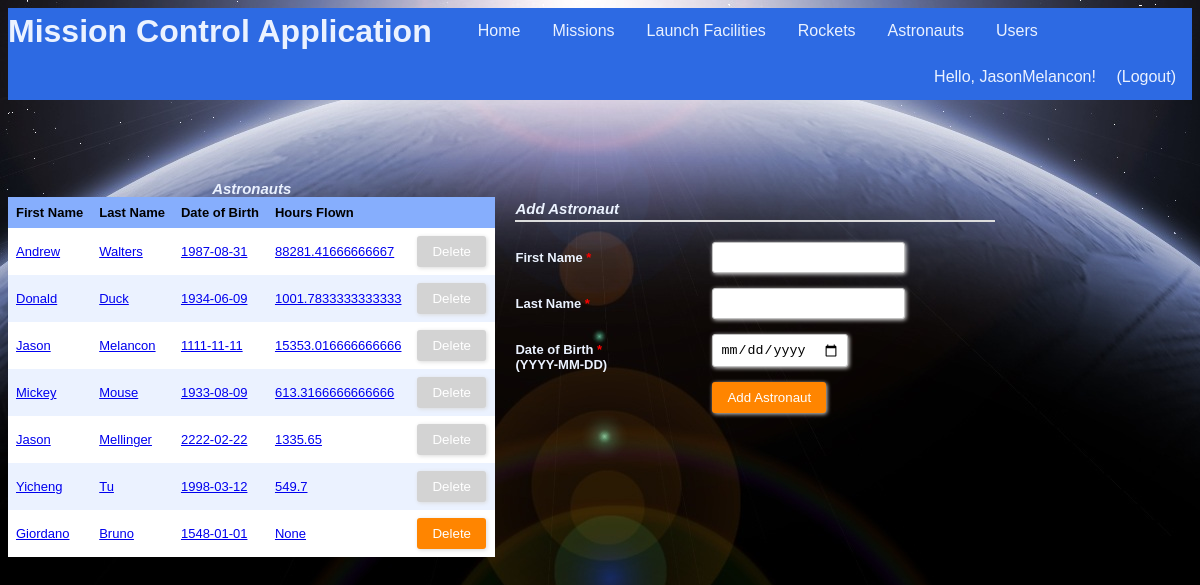
The page /astronauts (signed in) on the database its author committed.
### tables this page shows
CREATE TABLE "Users" (
	`uid`	INTEGER NOT NULL PRIMARY KEY AUTOINCREMENT,
	`firstName`	TEXT NOT NULL,
	`lastName`	TEXT NOT NULL,
	`username`	TEXT NOT NULL UNIQUE,
	`password`	TEXT NOT NULL,
	`regTime`	TEXT NOT NULL,
	`lastLoginTime`	TEXT,
	`pid`	INTEGER NOT NULL
);

CREATE TABLE "Astronauts" (
	`aid`	INTEGER NOT NULL PRIMARY KEY AUTOINCREMENT,
	`firstName`	TEXT NOT NULL,
	`lastName`	TEXT NOT NULL,
	`dob`	TEXT NOT NULL
);

### app.py (the view, shortened to what this page needs)
@app.route("/astronauts", methods=["GET", "POST"])
@login_required
def showAstronauts():
    conn = sqlite3.connect(dbPath)
    conn.row_factory = sqlite3.Row
    c = conn.cursor()
    c.execute("SELECT aid, A.aid IN (SELECT aid FROM Crew) AS cannotDelete, firstName, lastName, dob, (SELECT SUM((strftime('%s',M.landTime) - strftime('%s',M.launchTime))/3600.0) FROM Mission M, Crew C WHERE M.mid = C.mid AND C.aid = A.aid) AS hoursFlown FROM Astronauts A")
    results = c.fetchall()
    formInputs = [['firstName', 'text', 'First Name', []], ['lastName', 'text', 'Last Name', []], ['dob', 'date', 'Date of Birth', []]]
    conn.commit()
    conn.close()
    return render_template("astronauts.html", headers=("First Name","Last Name","Date of Birth","Hours Flown"), rows=results, inputs=formInputs)

### app.py (called while the page is built)
@login_manager.user_loader
def load_user(username):
    userRecord = DBgetUser(username)
    if userRecord:
        return User(userRecord["username"], userRecord["password"], True)
    return None

def DBgetUser(username):
    conn = sqlite3.connect(dbPath)
    conn.row_factory = sqlite3.Row
    c = conn.cursor()
    c.execute("SELECT * from Users WHERE username = ?", (username,))
    userRecord = c.fetchone()
    conn.close()
    return userRecord

### templates/astronauts.html (shortened to what this page needs)
{% extends "main_template.html" %}
{% from 'macros.html' import GenerateTable, GenerateFormToAddEntry %}
{% block body %}
<section style="float:left">
	{{ GenerateTable('Astronauts', headers, rows, 'aid') }}
</section>
<section style="float:left">
	{{ GenerateFormToAddEntry('Add Astronaut', inputs) }}
</section>
{% endblock %}

### templates/main_template.html (shortened to what this page needs)
<!DOCTYPE html>
<html>
	<head>
		<link rel="stylesheet" type= "text/css" href="{{ url_for('static', filename='styles.css') }}">
	</head>
	<body>
		<header>
			<ul class="nav">
				<h1 class="nav">Mission Control Application</h1>
				<li class="nav"><a class="nav" href="{{ url_for('index') }}">Home</a></li>
				{% if current_user.is_authenticated %}
				<li class="nav"><a class="nav" href="{{ url_for('showMissions') }}">Missions</a></li>
				<li class="nav"><a class="nav" href="{{ url_for('showFacilities') }}">Launch Facilities</a></li>
				<li class="nav"><a class="nav" href="{{ url_for('showRockets') }}">Rockets</a></li>
				<li class="nav"><a class="nav" href="{{ url_for('showAstronauts') }}">Astronauts</a></li>
				<li class="nav"><a class="nav" href="{{ url_for('showUsers') }}">Users</a></li>
				{% endif %}
				<div class="user-greeting">
					{% if current_user.is_authenticated %}
  						Hello, {{ current_user.id }}!    <a class="nav" href="{{ url_for('showLogout') }}">(Logout)</a>
					{% else %}
						Hello, guest!    <a class="nav" href="{{ url_for('showLogin') }}">Login</a><a class="nav" href="{{ url_for('showSignup') }}">Sign Up</a>
					{% endif %}
				</div>
			</ul>
		</header>
		{% block body %}{% endblock %}
	</body>
</html>

### templates/macros.html (shortened to what this page needs)
{% macro GenerateTable(title, headers, rows, keyName) %}
	{% if rows %}
		<table>
			<caption>
				{{title}}
			</caption>
			<tr>
				{% for header in headers %}
				<th>{{header}}</th>
				{% endfor %}
				<th/>
			</tr>
			{% for row in rows %}
			<tr id ="{{row[keyName]}}">
				{% for value in row %}
					{% if loop.index0 > 1 %}
						<td>
							{% if title == "Astronauts" %}
								<a href="{{ url_for('showAstronautInfo', aid = row[keyName]) }}">{{value|safe}}</a>
							{% else %}
								{{value|safe}}
							{% endif %}
						</td>
					{% endif %}
				{% endfor %}
				{% if row[1] == 1 %}
					{% set disabled = 'disabled' %}
				{% else %}
					{% set disabled = '' %}
				{% endif %}
				<td>
					<div class="form-style-2" style="width:70px; padding: 0px 0px 0px 0px;">
						<form method="post">
							<input type="submit" value="Delete" name="delete.{{ row[0] }}" {{disabled}}/>
						</form>
					</div>
				</td>
			</tr>
			{% endfor %}
		</table>
	{% else %}
		No records found!
	{% endif %}
{% endmacro %}
{% macro GenerateFormToAddEntry(submitButtonText, inputs) %}
	<div class="form-style-2">
	<div class="form-style-2-heading">{{submitButtonText}}</div>
	<form method="post">
		{% for fieldName, fieldType, fieldLabel, optionalValues in inputs %}
			{% if fieldType == 'text' %}
				<label for="{{fieldName}}"><span>{{fieldLabel}} <span class="required">*</span></span><input type="text" class="input-field" name="{{fieldName}}" required/></label>
			{% elif fieldType == 'password' %}
				<label for="{{fieldName}}"><span>{{fieldLabel}} <span class="required">*</span></span><input type="password" class="input-field" name="{{fieldName}}" required/></label>
			{% elif fieldType == 'number' %}
				<label for="{{fieldName}}"><span>{{fieldLabel}} <span class="required">*</span></span><input type="number" class="input-field" name="{{fieldName}}" required/></label>
			{% elif fieldType == 'selectmultiple' %}
				<label for="{{fieldName}}"><span>{{fieldLabel}} <span class="required">*</span></span><select multiple name="{{fieldName}}" class="select-field" required>
				{% for id, displayName in optionalValues %}
					<option value="{{id}}">{{displayName}}</option>
				{% endfor %}
				</select></label>
			{% elif fieldType == 'datetime' %}
				<label for="{{fieldName}}"><span>{{fieldLabel}} <span class="required">*</span></br>(YYYY-MM-DDTHH:MM:SS)</span><input type="datetime-local" class="input-field" name="{{fieldName}}" id="{{optionalValues[0]}}" onchange="changeEnd()" required></label>
			{% elif fieldType == 'date' %}
				<label for="{{fieldName}}"><span>{{fieldLabel}} <span class="required">*</span></br>(YYYY-MM-DD)</span><input type="date" class="input-field" name="{{fieldName}}" required></label>
			{% elif fieldType == 'radio' %}
				<label for="{{fieldName}}"><span>{{fieldLabel}} <span class="required">*</span></span>
				{% for id, displayName in optionalValues %}
					<input type="radio" name="permission" value="{{id}}" required> {{displayName}}
				{% endfor %}
				</label>
			{% endif %}
		{% endfor %}
		<label><span>&nbsp;</span><input type="submit" value="{{submitButtonText}}"/></label>
	</form>
	</div>
{% endmacro %}

### static/styles.css (style rules this page uses)
:root { --light-blue: #EBF2FF; --medium-blue: #86AEFD; --dark-blue: #2D6AE3; }
header { margin-bottom: 80px; }
ul.nav { list-style-type: none; text-align: center; display: block; margin: 0; padding: 0; overflow: hidden; background-color: var(--dark-blue); }
li.nav { float: left; }
a.nav { display: inline-block; color: var(--light-blue); text-align: center; padding: 14px 16px; text-decoration: none; font-family: "Trebuchet MS", Helvetica, sans-serif; }
h1.nav { float: left; margin: 0; padding: 5px 30px 0px 0px; font-family: "Trebuchet MS", Helvetica, sans-serif; color: var(--light-blue); vertical-align: bottom; }
.user-greeting { float: right; list-style-type: none; text-align: center; margin: 0; overflow: hidden; background-color: var(--dark-blue); text-align: center; vertical-align: center; text-decoration: none; font-family: "Trebuchet MS", Helvetica, sans-serif; color: var(--light-blue); }
table { border-collapse: collapse; width: 100%; table-layout: auto; }
th, td { text-align: left; padding: 8px; font: 13px Arial, Helvetica, sans-serif; }
caption { font: 13px Arial, Helvetica, sans-serif; font-weight: bold; font-style: italic; font-size: 15px; color: var(--light-blue); }
tr { background-color: var(--light-blue) }
tr:nth-child(even) { background-color: white }
th { background-color: var(--medium-blue); font-weight: bold; }
.form-style-2 { width: 480px; max-width: 650px; padding: 20px 12px 10px 20px; font: 13px Arial, Helvetica, sans-serif; color: var(--light-blue); }
.form-style-2-heading { font-weight: bold; font-style: italic; border-bottom: 2px solid #ddd; margin-bottom: 20px; font-size: 15px; padding-bottom: 3px; }
.form-style-2 label { display: block; margin: 0px 0px 15px 0px; }
.form-style-2 label > span { width: 40%; font-weight: bold; float: left; padding-top: 8px; padding-right: 5px; }
.form-style-2 span.required { color:red; }
.form-style-2 input.input-field, .form-style-2 .tel-number-field, .form-style-2 .textarea-field, .form-style-2 .select-field { box-sizing: border-box; -webkit-box-sizing: border-box; -moz-box-sizing: border-box; border: 1px solid #C2C2C2; box-shadow: 1px 1px 4px #EBEBEB; -moz-box-shadow: 1px 1px 4px #EBEBEB; -webkit-box-shadow: 1px 1px 4px #EBEBEB; border-radius: 3px; -webkit-border-radius: 3px; -moz-border-radius: 3px; padding: 7px; outline: none; }
.form-style-2 input[type=submit], .form-style-2 input[type=button] { border: none; padding: 8px 15px 8px 15px; background: #FF8500; color: #fff; box-shadow: 1px 1px 4px #DADADA; -moz-box-shadow: 1px 1px 4px #DADADA; -webkit-box-shadow: 1px 1px 4px #DADADA; border-radius: 3px; -webkit-border-radius: 3px; -moz-border-radius: 3px; }
.form-style-2 input[type=submit]:disabled, .form-style-2 input[type=button]:disabled { background: lightgray; color: #fff; }

### rows shown on the page
Users: id "JasonMelancon"
Astronauts: firstName "Andrew", lastName "Walters", dob "1987-08-31", row "88281.41666666667"
Astronauts: firstName "Donald", lastName "Duck", dob "1934-06-09", row "1001.7833333333333"
Astronauts: firstName "Jason", lastName "Melancon", dob "1111-11-11", row "15353.016666666666"
Astronauts: firstName "Mickey", lastName "Mouse", dob "1933-08-09", row "613.3166666666666"
Astronauts: firstName "Jason", lastName "Mellinger", dob "2222-02-22", row "1335.65"
Astronauts: firstName "Yicheng", lastName "Tu", dob "1998-03-12", row "549.7"
Astronauts: firstName "Giordano", lastName "Bruno", dob "1548-01-01", row "None"

### other values the page prints
{{ title }} "Astronauts"
{{ header }} "First Name" "Last Name" "Date of Birth" "Hours Flown"
{{ submitButtonText }} "Add Astronaut"
{{ fieldLabel }} "First Name" "Last Name"
{{ fieldLabel }} "Date of Birth"
